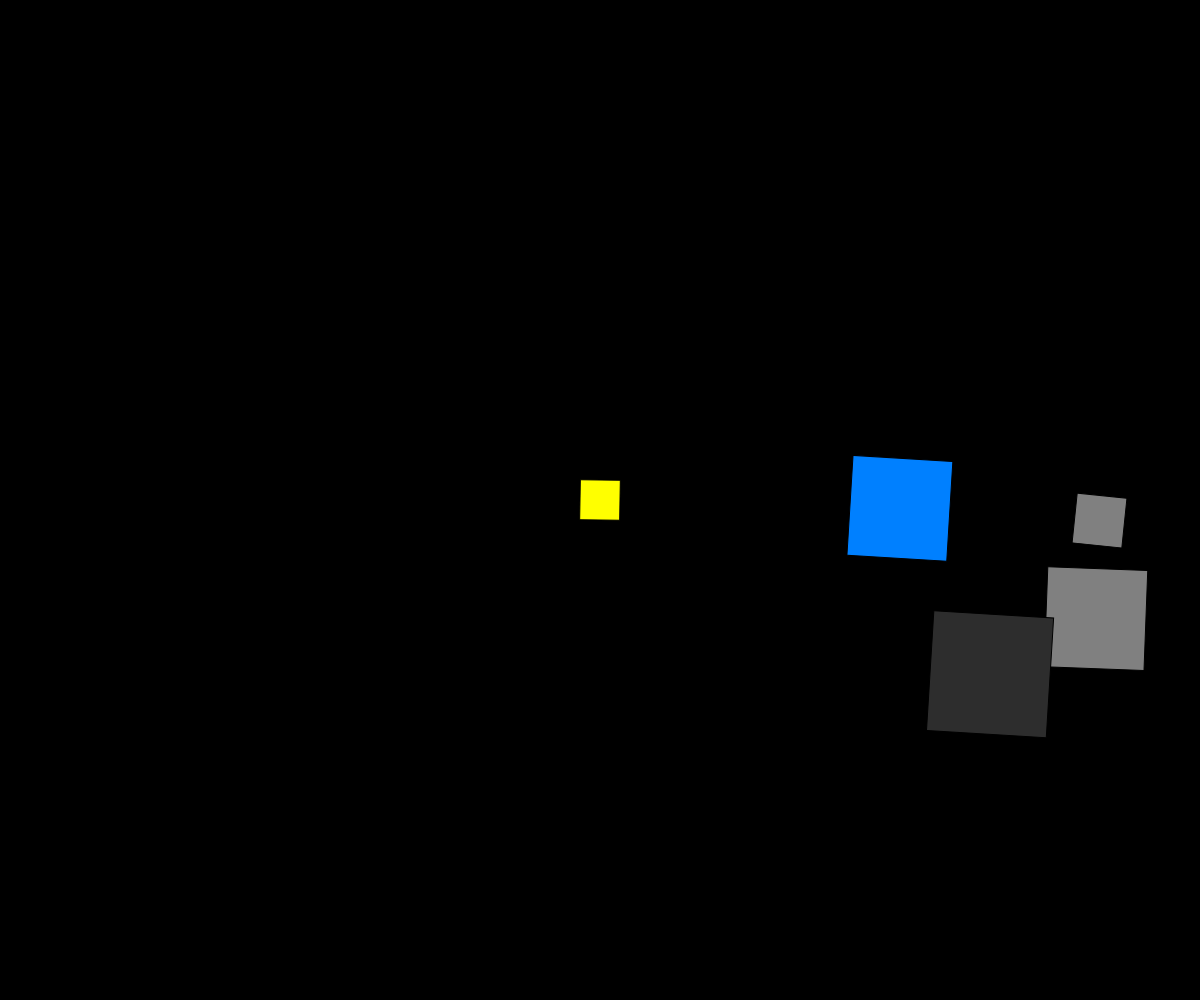
Frame 1 (no input)
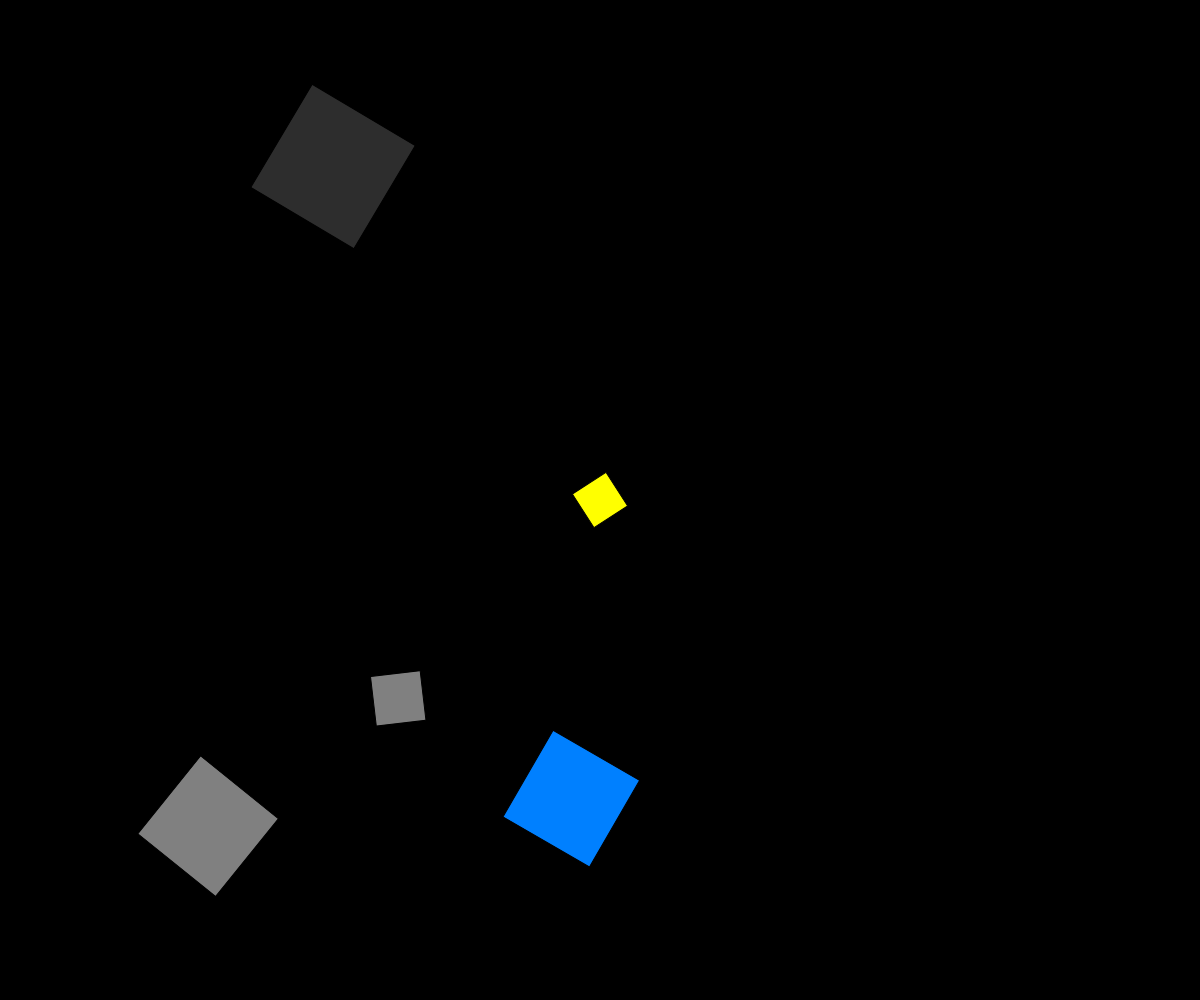
Frame 60 (no input)
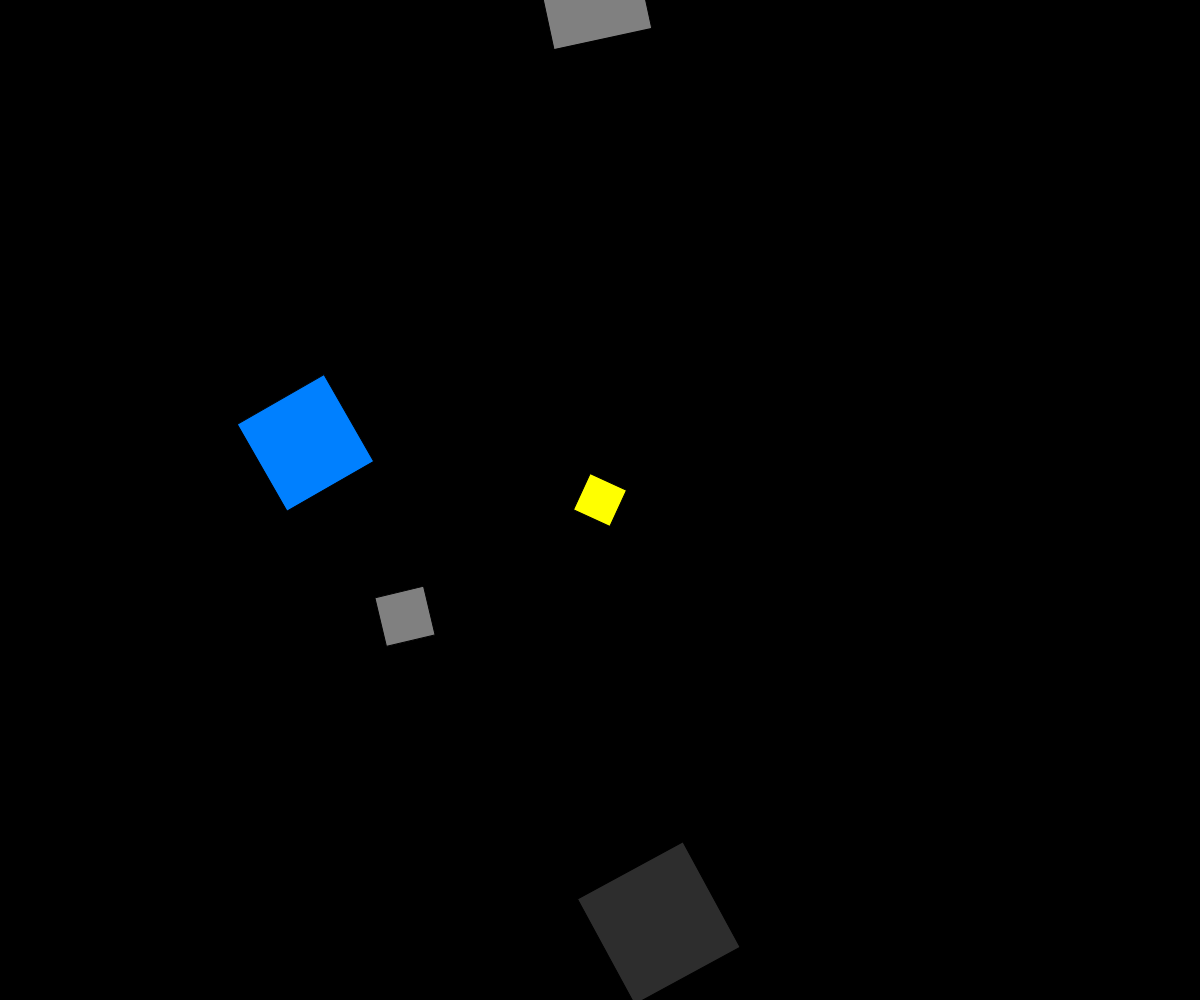
Frame 120 (the mouse pressed at the canvas centre since frame 60)

The p5.js sketch that drew these frames (run headless with seeded random() and noise() and a simulated clock; from frame 60 on, the mouse is pressed at the canvas centre):

// p5.js sketch
// ── sketch.js
function setup() {
  createCanvas(windowWidth,windowHeight)
  rectMode(CENTER);
}

function draw() {
  background(0);

  translate(width/2,height/2)
    push();
    rotate(millis()/1000);
    fill(255,255,0)
    rect(0,0,40,40)

    fill(128)
    rotate(millis()/800)
    rect(500,100,100,100)

    fill(45)
    rotate(millis()/700)
    rect(400,150,120,120)
    
    pop();

    push()
    rotate(millis()/600)
  translate(300,0);
    rotate(millis()/500)
    fill(0,128,255);
    rect(0,0,100,100);
   

  translate(200,0);
    rotate(millis()/400)
    fill(128);
    rect(0,0,50,50);
    pop()
    
}
